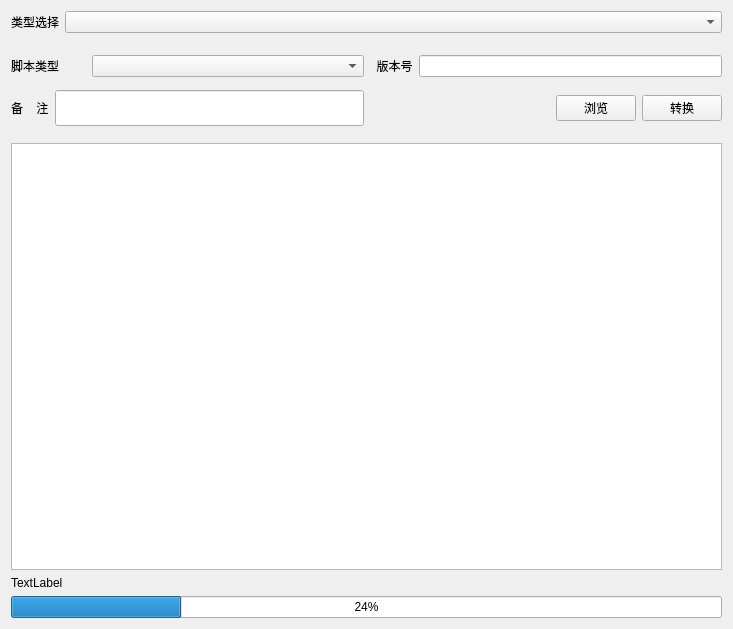
<?xml version="1.0" encoding="UTF-8"?>
<ui version="4.0">
 <class>MainWindow</class>
 <widget class="QMainWindow" name="MainWindow">
  <property name="geometry">
   <rect>
    <x>0</x>
    <y>0</y>
    <width>733</width>
    <height>629</height>
   </rect>
  </property>
  <property name="windowTitle">
   <string/>
  </property>
  <widget class="QWidget" name="centralWidget">
   <layout class="QVBoxLayout" name="verticalLayout">
    <item>
     <layout class="QHBoxLayout" name="horizontalLayout_4">
      <item>
       <layout class="QHBoxLayout" name="horizontalLayout">
        <item>
         <widget class="QLabel" name="label">
          <property name="sizePolicy">
           <sizepolicy hsizetype="Fixed" vsizetype="Fixed">
            <horstretch>60</horstretch>
            <verstretch>40</verstretch>
           </sizepolicy>
          </property>
          <property name="text">
           <string>类型选择</string>
          </property>
         </widget>
        </item>
        <item>
         <widget class="QComboBox" name="comboBox">
          <property name="sizePolicy">
           <sizepolicy hsizetype="Preferred" vsizetype="Fixed">
            <horstretch>0</horstretch>
            <verstretch>40</verstretch>
           </sizepolicy>
          </property>
          <property name="minimumSize">
           <size>
            <width>0</width>
            <height>0</height>
           </size>
          </property>
         </widget>
        </item>
       </layout>
      </item>
     </layout>
    </item>
    <item>
     <widget class="QWidget" name="widget" native="true">
      <layout class="QGridLayout" name="gridLayout">
       <property name="leftMargin">
        <number>0</number>
       </property>
       <property name="topMargin">
        <number>9</number>
       </property>
       <property name="rightMargin">
        <number>0</number>
       </property>
       <item row="0" column="0">
        <layout class="QHBoxLayout" name="horizontalLayout_5">
         <item>
          <widget class="QLabel" name="label_type">
           <property name="minimumSize">
            <size>
             <width>0</width>
             <height>36</height>
            </size>
           </property>
           <property name="maximumSize">
            <size>
             <width>75</width>
             <height>16777215</height>
            </size>
           </property>
           <property name="text">
            <string>脚本类型</string>
           </property>
          </widget>
         </item>
         <item>
          <widget class="QComboBox" name="comboBox_type"/>
         </item>
        </layout>
       </item>
       <item row="0" column="1">
        <layout class="QHBoxLayout" name="horizontalLayout_6">
         <item>
          <widget class="QLabel" name="label_version">
           <property name="text">
            <string>  版本号</string>
           </property>
          </widget>
         </item>
         <item>
          <widget class="QLineEdit" name="lineEdit_version"/>
         </item>
        </layout>
       </item>
       <item row="1" column="0">
        <layout class="QHBoxLayout" name="horizontalLayout_7">
         <item>
          <widget class="QLabel" name="label_info">
           <property name="maximumSize">
            <size>
             <width>75</width>
             <height>36</height>
            </size>
           </property>
           <property name="text">
            <string>备    注</string>
           </property>
          </widget>
         </item>
         <item>
          <widget class="QLineEdit" name="lineEdit_info">
           <property name="minimumSize">
            <size>
             <width>0</width>
             <height>36</height>
            </size>
           </property>
           <property name="maximumSize">
            <size>
             <width>16777215</width>
             <height>36</height>
            </size>
           </property>
          </widget>
         </item>
        </layout>
       </item>
       <item row="1" column="1">
        <layout class="QHBoxLayout" name="horizontalLayout_2">
         <property name="leftMargin">
          <number>20</number>
         </property>
         <item>
          <spacer name="horizontalSpacer_2">
           <property name="orientation">
            <enum>Qt::Horizontal</enum>
           </property>
           <property name="sizeHint" stdset="0">
            <size>
             <width>40</width>
             <height>20</height>
            </size>
           </property>
          </spacer>
         </item>
         <item>
          <widget class="QPushButton" name="pushButton_preview">
           <property name="sizePolicy">
            <sizepolicy hsizetype="Fixed" vsizetype="Fixed">
             <horstretch>80</horstretch>
             <verstretch>40</verstretch>
            </sizepolicy>
           </property>
           <property name="text">
            <string>浏览</string>
           </property>
          </widget>
         </item>
         <item>
          <widget class="QPushButton" name="pushButton_convertion">
           <property name="sizePolicy">
            <sizepolicy hsizetype="Fixed" vsizetype="Fixed">
             <horstretch>80</horstretch>
             <verstretch>40</verstretch>
            </sizepolicy>
           </property>
           <property name="text">
            <string>转换</string>
           </property>
          </widget>
         </item>
        </layout>
       </item>
      </layout>
     </widget>
    </item>
    <item>
     <widget class="QListWidget" name="listWidget">
      <property name="selectionMode">
       <enum>QAbstractItemView::ExtendedSelection</enum>
      </property>
      <property name="selectionBehavior">
       <enum>QAbstractItemView::SelectRows</enum>
      </property>
     </widget>
    </item>
    <item>
     <widget class="QLabel" name="label_output">
      <property name="text">
       <string>TextLabel</string>
      </property>
     </widget>
    </item>
    <item>
     <layout class="QHBoxLayout" name="horizontalLayout_3">
      <item>
       <widget class="QProgressBar" name="progressBar">
        <property name="value">
         <number>24</number>
        </property>
       </widget>
      </item>
     </layout>
    </item>
   </layout>
  </widget>
  <widget class="QMenuBar" name="menuBar">
   <property name="geometry">
    <rect>
     <x>0</x>
     <y>0</y>
     <width>733</width>
     <height>30</height>
    </rect>
   </property>
  </widget>
 </widget>
 <layoutdefault spacing="6" margin="11"/>
 <resources/>
 <connections/>
</ui>
